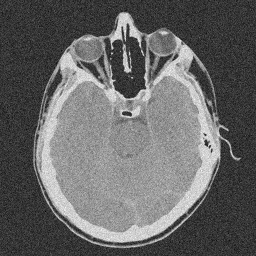
%> input picture ImageProcessing/images/noisymri.tif, 256 x 256 px
$ octave untitled.m   (GNU Octave 9; MATLAB toolbox functions it lacks are replaced by stand-ins)
%> lines starting %> are read from the running program, lines starting %| are printed output that depends on the picture
### Lab3/Ex2/IPdwt2.m
function output = IPdwt2(image,jScale)
    output = image;
    for k = 1:jScale
        rows = size(output,1)/(2^(k-1));
        columns = size(output,2)/(2^(k-1));
        for i = 1:rows
            output(i,1:columns) = IPdwt(output(i,1:columns),1);
        end
        for j = 1:columns
            output(1:rows,j) = (IPdwt(output(1:rows,j)',1))';
        end
    end
end

### ImageProcessing/IPcontrastsketch.m
function newImage = IPcontrastsketch(imname)

clc;                                  % clear the command window
close all;                            % close open figure windows
inputfile = [imname,'.tif'];
figure;
f = imread(inputfile);
hist(f);
figure;
imshow(f);

minf = min(f(:));
maxf = max(f(:));

f = 255/(maxf-minf)*(f-minf);
figure;
hist(f);

figure;
imshow(f);


end

### Lab3/Ex2/untitled.m
figure;
f = imread('noisymri.tif');
%> f is the input picture: size 256x256 uint8; min 0, max 255, mean 102
imshow(f);
figure;
g = double(f);
%g = IPcontrastsketch(g)
h = IPdwt2(g,1);
%> after the loop in IPdwt2, `for k = 1:jScale`:
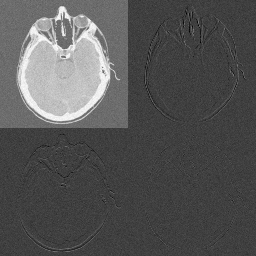
%> output: size 256x256 double; min -150.5, max 450, mean 51; drawn with min black and max white
h(1:end/2,1:end/2) = IPdwt2(h(1:end/2,1:end/2),1);
%> call 2 of IPdwt2, with jScale = 1
%> in IPdwt2 (call 2), `output = image;`:
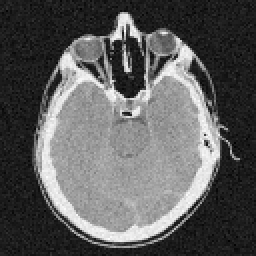
%> output: size 128x128 double (shown 2 times larger); min 63.5, max 450, mean 204.1; drawn with min black and max white
%> after the loop in IPdwt2 (call 2), `for k = 1:jScale`:
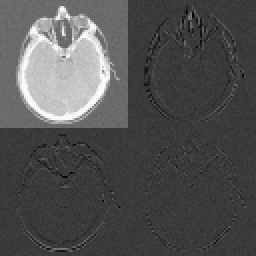
%> output: size 128x128 double (shown 2 times larger); min -255.7, max 857.5, mean 101.9; drawn with min black and max white
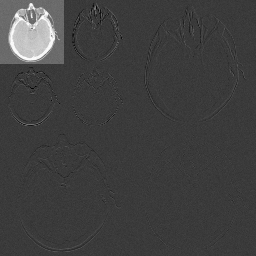
%> h: size 256x256 double; min -255.7, max 857.5, mean 25.4; drawn with min black and max white
%> the run ends on the next line
j = IPcontrastsketch(h);

$ run again, with ImageProcessing/images/WashingtonDC_Band1_564.tif copied over ImageProcessing/images/noisymri.tif
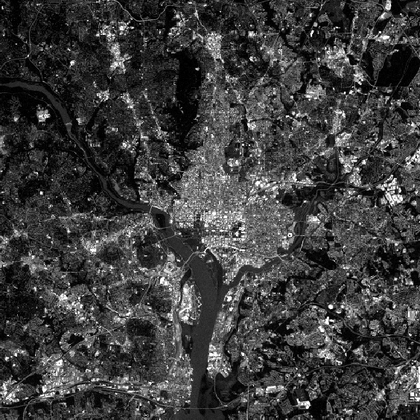
%> input picture ImageProcessing/images/WashingtonDC_Band1_564.tif, 420 x 420 px, shrunk from 564 x 564 before the run
%> f is the input picture: size 420x420 uint8; min 0, max 255, mean 62
%> after the loop in IPdwt2 (call 2), `for k = 1:jScale`:
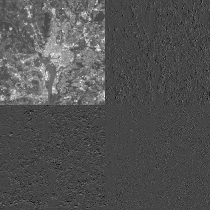
%> output: size 210x210 double; min -354, max 930.5, mean 61.7; drawn with min black and max white
%> `h(1:end/2,1:end/2) = IPdwt2(h(1:end/2,1:end/2),1);`:
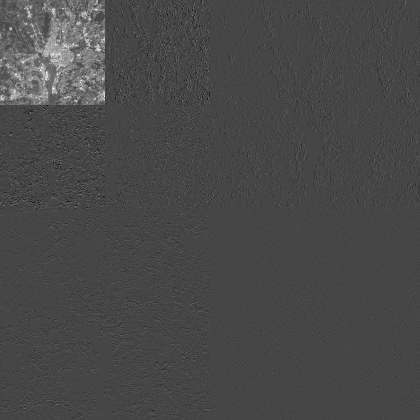
%> h: size 420x420 double; min -354, max 930.5, mean 15.4; drawn with min black and max white
